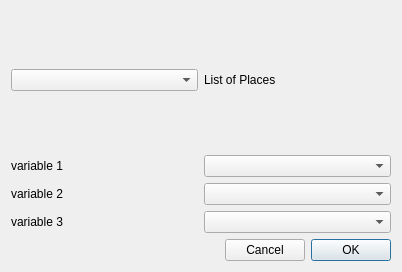
<?xml version="1.0" encoding="UTF-8"?>
<ui version="4.0">
 <class>GetDataCommonsData</class>
 <widget class="QDialog" name="GetDataCommonsData">
  <property name="geometry">
   <rect>
    <x>0</x>
    <y>0</y>
    <width>402</width>
    <height>272</height>
   </rect>
  </property>
  <property name="windowTitle">
   <string>Get Data Commons Data</string>
  </property>
  <layout class="QGridLayout" name="gridLayout">
   <item row="0" column="0" colspan="2">
    <layout class="QHBoxLayout" name="horizontalLayout_8">
     <item>
      <widget class="QComboBox" name="combosel_exp_att">
       <property name="sizeAdjustPolicy">
        <enum>QComboBox::AdjustToMinimumContentsLength</enum>
       </property>
      </widget>
     </item>
     <item>
      <widget class="QLabel" name="label_9">
       <property name="text">
        <string>List of Places</string>
       </property>
      </widget>
     </item>
    </layout>
   </item>
   <item row="1" column="0">
    <widget class="QLabel" name="label_11">
     <property name="text">
      <string>variable 1</string>
     </property>
    </widget>
   </item>
   <item row="1" column="1">
    <widget class="QComboBox" name="var1_att">
     <property name="sizeAdjustPolicy">
      <enum>QComboBox::AdjustToMinimumContentsLength</enum>
     </property>
    </widget>
   </item>
   <item row="2" column="0" colspan="2">
    <layout class="QHBoxLayout" name="horizontalLayout_7">
     <item>
      <widget class="QLabel" name="label_8">
       <property name="text">
        <string>variable 2</string>
       </property>
      </widget>
     </item>
     <item>
      <widget class="QComboBox" name="var2_att">
       <property name="sizeAdjustPolicy">
        <enum>QComboBox::AdjustToMinimumContentsLength</enum>
       </property>
      </widget>
     </item>
    </layout>
   </item>
   <item row="3" column="0" colspan="2">
    <layout class="QHBoxLayout" name="horizontalLayout_9">
     <item>
      <widget class="QLabel" name="label_10">
       <property name="text">
        <string>variable 3</string>
       </property>
      </widget>
     </item>
     <item>
      <widget class="QComboBox" name="var3_att">
       <property name="sizeAdjustPolicy">
        <enum>QComboBox::AdjustToMinimumContentsLength</enum>
       </property>
      </widget>
     </item>
    </layout>
   </item>
   <item row="4" column="0" colspan="2">
    <layout class="QHBoxLayout" name="horizontalLayout_6">
     <item>
      <spacer name="horizontalSpacer">
       <property name="orientation">
        <enum>Qt::Horizontal</enum>
       </property>
       <property name="sizeHint" stdset="0">
        <size>
         <width>40</width>
         <height>20</height>
        </size>
       </property>
      </spacer>
     </item>
     <item>
      <widget class="QPushButton" name="button_cancel">
       <property name="text">
        <string>Cancel</string>
       </property>
      </widget>
     </item>
     <item>
      <widget class="QPushButton" name="button_ok">
       <property name="text">
        <string>OK</string>
       </property>
       <property name="default">
        <bool>true</bool>
       </property>
      </widget>
     </item>
    </layout>
   </item>
  </layout>
 </widget>
 <resources/>
 <connections/>
</ui>
